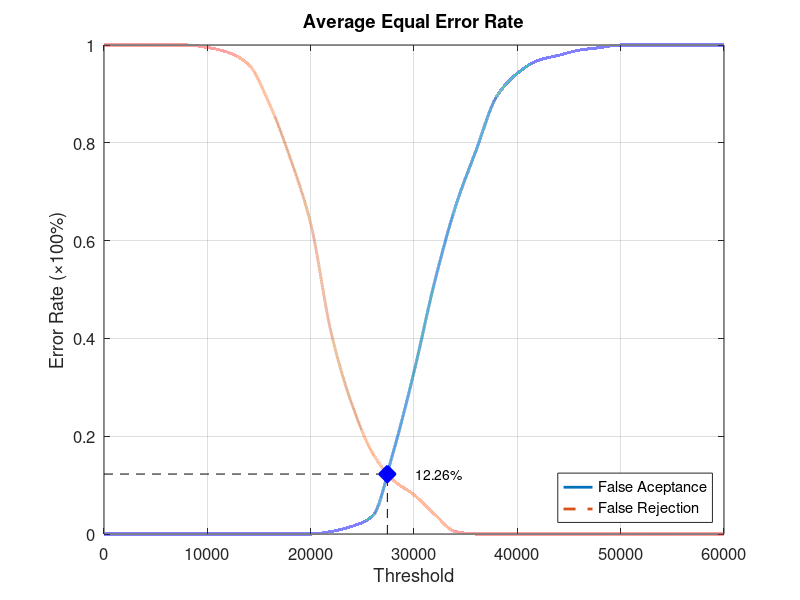
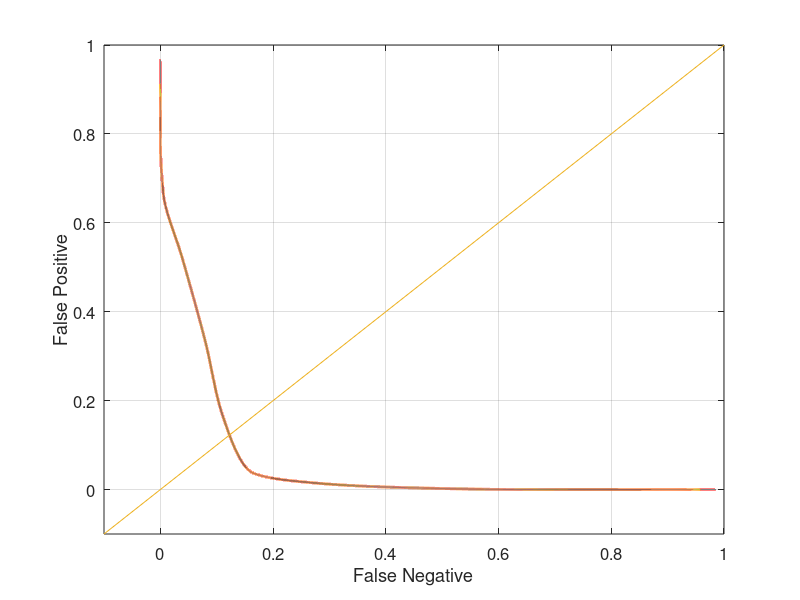

MATLAB code for these plots, in order:
function yEER = Database3_4
close all;
clear;
clc;
x = 0:2000:60000;
xq = 0:0.5:60000;

y0 = [0 0 0 0 0 0 0 0 0 0 0 0.00526316 0.0157895 0.0368421 0.168421 0.331579 0.515789 0.668421 0.784211 0.894737 0.942105 0.968421 0.978947 0.989474 0.994737 1 1 1 1 1 1];
yy0 = interp1(x, y0, xq, 'pchip');
y1 = [1 1 1 1 1 0.995 0.985 0.96 0.88 0.77 0.635 0.41 0.265 0.165 0.11 0.08 0.04 0.005 0 0 0 0 0 0 0 0 0 0 0 0 0];
yy1 = interp1(x, y1, xq, 'pchip');

% Calculating EER: 
y2 = abs(y0 - y1);
find(y2 == min(y2))
yy2 = abs(yy0 - yy1);
xEER = find(yy2 == min(yy2));
xEERIndex = xq(xEER) % X-axis EER
yEER = yy0(xEER) % Y-axis EER

main = figure
plot(xq, yy0,'-','LineWidth', 2);	hold on
plot(xq, yy1,'--','LineWidth', 2);	hold on
plot([xEERIndex xEERIndex], [0 yEER], 'k--');	hold on
plot([0 xEERIndex], [yEER yEER], 'k--');	hold on
plot(xEERIndex, yEER, 'bx', 'LineWidth', 10);	hold on
text(xEERIndex + 10 * xEERIndex / 100, yEER, [num2str(round((10000 * yEER)) / 100) '%'])
legend('False Aceptance', 'False Rejection', 'Location', 'SouthEast')
xlabel('Threshold')
ylabel('Error Rate (\times100%)')
title('Average Equal Error Rate')
set(gca, 'FontSize', 12)
axis([0 60000 0 1])
grid on

print(main, 'Database3_4Main', '-dpng');
FNRxFPR = figure('Color', [1 1 1]);
plot(yy1, yy0, '-', yy1, yy0, 'LineWidth', 2);
hold on
y = -0.1:0.1:1
plot(y, y); 
set(gca, 'FontSize', 12)
xlabel('False Negative')
ylabel('False Positive')
axis([-0.1 1 -0.1 1])
set(gca, 'FontSize', 12)
grid on

print(FNRxFPR, 'Database3_4FNRxFPR','-dpng');
end
